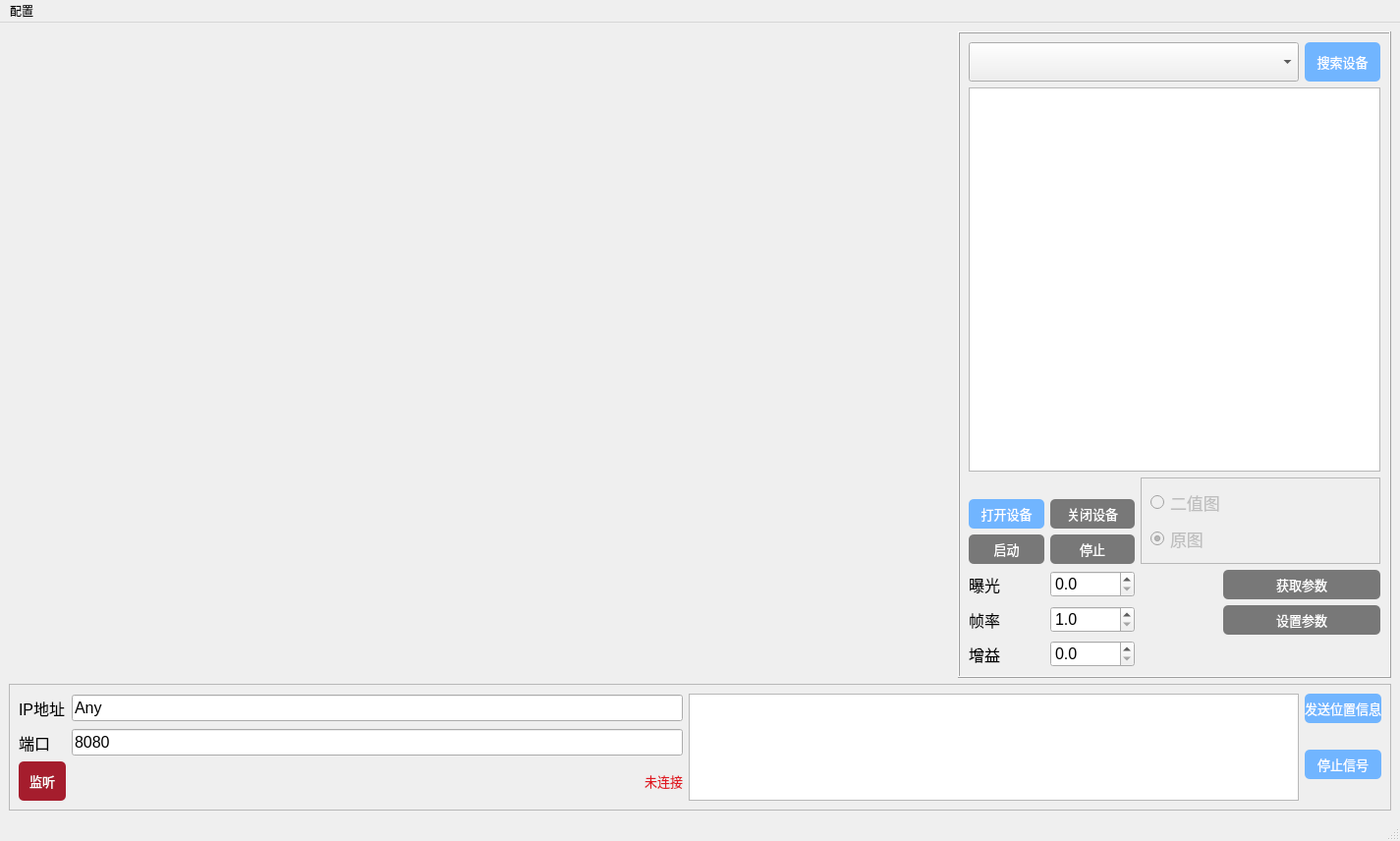
<?xml version="1.0" encoding="UTF-8"?>
<ui version="4.0">
 <class>MainWindow</class>
 <widget class="QMainWindow" name="MainWindow">
  <property name="geometry">
   <rect>
    <x>0</x>
    <y>0</y>
    <width>1425</width>
    <height>856</height>
   </rect>
  </property>
  <property name="windowTitle">
   <string>MainWindow</string>
  </property>
  <property name="styleSheet">
   <string notr="true">QPushButton{
		color: rgb(255, 255, 255);
        background-color: rgb(113, 181, 255);
		border-top-left-radius:5px;
		border-top-right-radius:5px;
		border-bottom-left-radius:5px;
		border-bottom-right-radius:5px;
}
QPushButton:hover{
        background-color: rgb(99, 159, 224);
		border-top-left-radius:5px;
		border-top-right-radius:5px;
		border-bottom-left-radius:5px;
		border-bottom-right-radius:5px;
}
QPushButton:disabled{
        background-color: rgb(120, 120, 120);
		border-top-left-radius:5px;
		border-top-right-radius:5px;
		border-bottom-left-radius:5px;
		border-bottom-right-radius:5px;
}
QPushButton:pressed{
        background-color: rgb(93, 161, 235);
		border-top-left-radius:5px;
		border-top-right-radius:5px;
		border-bottom-left-radius:5px;
		border-bottom-right-radius:5px;

}
</string>
  </property>
  <widget class="QWidget" name="centralwidget">
   <layout class="QGridLayout" name="gridLayout">
    <item row="1" column="0" colspan="2">
     <widget class="QFrame" name="frame_3">
      <property name="frameShape">
       <enum>QFrame::StyledPanel</enum>
      </property>
      <property name="frameShadow">
       <enum>QFrame::Raised</enum>
      </property>
      <layout class="QGridLayout" name="gridLayout_2">
       <item row="0" column="0">
        <widget class="QLabel" name="lExposure_2">
         <property name="font">
          <font>
           <pointsize>12</pointsize>
          </font>
         </property>
         <property name="text">
          <string>IP地址</string>
         </property>
        </widget>
       </item>
       <item row="1" column="1">
        <widget class="QLineEdit" name="port_lineEdit">
         <property name="font">
          <font>
           <pointsize>12</pointsize>
          </font>
         </property>
         <property name="text">
          <string>8080</string>
         </property>
        </widget>
       </item>
       <item row="2" column="0">
        <widget class="QPushButton" name="listen_pushButton">
         <property name="minimumSize">
          <size>
           <width>0</width>
           <height>40</height>
          </size>
         </property>
         <property name="font">
          <font>
           <pointsize>10</pointsize>
          </font>
         </property>
         <property name="styleSheet">
          <string notr="true">QPushButton{
	background-color: rgb(165, 29, 45);
}

QPushButton:hover{
	background-color: rgb(224, 27, 36);
}</string>
         </property>
         <property name="text">
          <string>监听</string>
         </property>
        </widget>
       </item>
       <item row="0" column="2" rowspan="3">
        <widget class="QTextEdit" name="msg_textEdit"/>
       </item>
       <item row="0" column="1">
        <widget class="QLineEdit" name="ip_lineEdit">
         <property name="font">
          <font>
           <pointsize>12</pointsize>
          </font>
         </property>
         <property name="text">
          <string>Any</string>
         </property>
        </widget>
       </item>
       <item row="0" column="3">
        <widget class="QPushButton" name="send_msg_pushButton">
         <property name="minimumSize">
          <size>
           <width>0</width>
           <height>30</height>
          </size>
         </property>
         <property name="font">
          <font>
           <pointsize>10</pointsize>
          </font>
         </property>
         <property name="text">
          <string>发送位置信息</string>
         </property>
        </widget>
       </item>
       <item row="2" column="1">
        <widget class="QLabel" name="client_state_label">
         <property name="font">
          <font>
           <pointsize>10</pointsize>
          </font>
         </property>
         <property name="styleSheet">
          <string notr="true">QLabel{
	color: rgb(224, 27, 36);
}</string>
         </property>
         <property name="text">
          <string>未连接</string>
         </property>
         <property name="alignment">
          <set>Qt::AlignRight|Qt::AlignTrailing|Qt::AlignVCenter</set>
         </property>
        </widget>
       </item>
       <item row="1" column="0">
        <widget class="QLabel" name="lExposure_3">
         <property name="font">
          <font>
           <pointsize>12</pointsize>
          </font>
         </property>
         <property name="text">
          <string>端口</string>
         </property>
        </widget>
       </item>
       <item row="1" column="3" rowspan="2">
        <widget class="QPushButton" name="send_stop_pushButton">
         <property name="minimumSize">
          <size>
           <width>0</width>
           <height>30</height>
          </size>
         </property>
         <property name="font">
          <font>
           <pointsize>10</pointsize>
          </font>
         </property>
         <property name="text">
          <string>停止信号</string>
         </property>
        </widget>
       </item>
      </layout>
     </widget>
    </item>
    <item row="0" column="0">
     <widget class="QLabel" name="display_label">
      <property name="minimumSize">
       <size>
        <width>960</width>
        <height>540</height>
       </size>
      </property>
      <property name="text">
       <string/>
      </property>
     </widget>
    </item>
    <item row="0" column="1">
     <widget class="QFrame" name="frame">
      <property name="minimumSize">
       <size>
        <width>0</width>
        <height>0</height>
       </size>
      </property>
      <property name="maximumSize">
       <size>
        <width>600</width>
        <height>16777215</height>
       </size>
      </property>
      <property name="frameShape">
       <enum>QFrame::Box</enum>
      </property>
      <property name="frameShadow">
       <enum>QFrame::Raised</enum>
      </property>
      <layout class="QGridLayout" name="gridLayout_3">
       <item row="5" column="0">
        <widget class="QPushButton" name="start_button">
         <property name="enabled">
          <bool>false</bool>
         </property>
         <property name="minimumSize">
          <size>
           <width>0</width>
           <height>30</height>
          </size>
         </property>
         <property name="font">
          <font>
           <pointsize>10</pointsize>
          </font>
         </property>
         <property name="text">
          <string>启动</string>
         </property>
        </widget>
       </item>
       <item row="7" column="0">
        <widget class="QLabel" name="lFrameRate">
         <property name="font">
          <font>
           <pointsize>12</pointsize>
          </font>
         </property>
         <property name="text">
          <string>帧率</string>
         </property>
        </widget>
       </item>
       <item row="7" column="1">
        <widget class="QDoubleSpinBox" name="framerate_spinbox">
         <property name="font">
          <font>
           <pointsize>12</pointsize>
          </font>
         </property>
         <property name="decimals">
          <number>1</number>
         </property>
         <property name="minimum">
          <double>1.000000000000000</double>
         </property>
         <property name="maximum">
          <double>10000.000000000000000</double>
         </property>
         <property name="singleStep">
          <double>0.100000000000000</double>
         </property>
        </widget>
       </item>
       <item row="4" column="1">
        <widget class="QPushButton" name="close_device_button">
         <property name="enabled">
          <bool>false</bool>
         </property>
         <property name="minimumSize">
          <size>
           <width>0</width>
           <height>30</height>
          </size>
         </property>
         <property name="font">
          <font>
           <pointsize>10</pointsize>
          </font>
         </property>
         <property name="text">
          <string>关闭设备</string>
         </property>
        </widget>
       </item>
       <item row="8" column="1">
        <widget class="QDoubleSpinBox" name="gain_spinbox">
         <property name="font">
          <font>
           <pointsize>12</pointsize>
          </font>
         </property>
         <property name="decimals">
          <number>1</number>
         </property>
         <property name="maximum">
          <double>10000.000000000000000</double>
         </property>
         <property name="singleStep">
          <double>0.100000000000000</double>
         </property>
        </widget>
       </item>
       <item row="6" column="1">
        <widget class="QDoubleSpinBox" name="exposure_spinbox">
         <property name="font">
          <font>
           <pointsize>12</pointsize>
          </font>
         </property>
         <property name="decimals">
          <number>1</number>
         </property>
         <property name="maximum">
          <double>10000.000000000000000</double>
         </property>
        </widget>
       </item>
       <item row="6" column="0">
        <widget class="QLabel" name="lExposure">
         <property name="font">
          <font>
           <pointsize>12</pointsize>
          </font>
         </property>
         <property name="text">
          <string>曝光</string>
         </property>
        </widget>
       </item>
       <item row="3" column="2" rowspan="3" colspan="3">
        <widget class="QFrame" name="frame_2">
         <property name="frameShape">
          <enum>QFrame::StyledPanel</enum>
         </property>
         <property name="frameShadow">
          <enum>QFrame::Raised</enum>
         </property>
         <layout class="QGridLayout" name="gridLayout_4">
          <item row="0" column="0">
           <widget class="QRadioButton" name="binary_rbutton">
            <property name="enabled">
             <bool>false</bool>
            </property>
            <property name="font">
             <font>
              <pointsize>13</pointsize>
             </font>
            </property>
            <property name="text">
             <string>二值图</string>
            </property>
           </widget>
          </item>
          <item row="1" column="0">
           <widget class="QRadioButton" name="origin_rbutton">
            <property name="enabled">
             <bool>false</bool>
            </property>
            <property name="font">
             <font>
              <pointsize>13</pointsize>
             </font>
            </property>
            <property name="text">
             <string>原图</string>
            </property>
            <property name="checked">
             <bool>true</bool>
            </property>
           </widget>
          </item>
         </layout>
        </widget>
       </item>
       <item row="8" column="0">
        <widget class="QLabel" name="lGain">
         <property name="font">
          <font>
           <pointsize>12</pointsize>
          </font>
         </property>
         <property name="text">
          <string>增益</string>
         </property>
        </widget>
       </item>
       <item row="5" column="1">
        <widget class="QPushButton" name="stop_button">
         <property name="enabled">
          <bool>false</bool>
         </property>
         <property name="minimumSize">
          <size>
           <width>0</width>
           <height>30</height>
          </size>
         </property>
         <property name="font">
          <font>
           <pointsize>10</pointsize>
          </font>
         </property>
         <property name="text">
          <string>停止</string>
         </property>
        </widget>
       </item>
       <item row="0" column="0" colspan="4">
        <widget class="QComboBox" name="device_list">
         <property name="minimumSize">
          <size>
           <width>0</width>
           <height>40</height>
          </size>
         </property>
        </widget>
       </item>
       <item row="0" column="4">
        <widget class="QPushButton" name="search_button">
         <property name="minimumSize">
          <size>
           <width>0</width>
           <height>40</height>
          </size>
         </property>
         <property name="font">
          <font>
           <pointsize>10</pointsize>
          </font>
         </property>
         <property name="text">
          <string>搜索设备</string>
         </property>
        </widget>
       </item>
       <item row="1" column="0" colspan="5">
        <widget class="QTableView" name="image_result_tableview">
         <property name="selectionMode">
          <enum>QAbstractItemView::NoSelection</enum>
         </property>
         <property name="selectionBehavior">
          <enum>QAbstractItemView::SelectItems</enum>
         </property>
         <property name="horizontalScrollMode">
          <enum>QAbstractItemView::ScrollPerItem</enum>
         </property>
        </widget>
       </item>
       <item row="4" column="0">
        <widget class="QPushButton" name="open_device_button">
         <property name="minimumSize">
          <size>
           <width>0</width>
           <height>30</height>
          </size>
         </property>
         <property name="font">
          <font>
           <pointsize>10</pointsize>
          </font>
         </property>
         <property name="text">
          <string>打开设备</string>
         </property>
        </widget>
       </item>
       <item row="7" column="3" colspan="2">
        <widget class="QPushButton" name="setPara_button">
         <property name="enabled">
          <bool>false</bool>
         </property>
         <property name="minimumSize">
          <size>
           <width>0</width>
           <height>30</height>
          </size>
         </property>
         <property name="font">
          <font>
           <pointsize>10</pointsize>
          </font>
         </property>
         <property name="text">
          <string>设置参数</string>
         </property>
        </widget>
       </item>
       <item row="6" column="3" colspan="2">
        <widget class="QPushButton" name="getPara_button">
         <property name="enabled">
          <bool>false</bool>
         </property>
         <property name="minimumSize">
          <size>
           <width>0</width>
           <height>30</height>
          </size>
         </property>
         <property name="font">
          <font>
           <pointsize>10</pointsize>
          </font>
         </property>
         <property name="text">
          <string>获取参数</string>
         </property>
        </widget>
       </item>
      </layout>
     </widget>
    </item>
   </layout>
  </widget>
  <widget class="QMenuBar" name="menubar">
   <property name="geometry">
    <rect>
     <x>0</x>
     <y>0</y>
     <width>1425</width>
     <height>28</height>
    </rect>
   </property>
   <widget class="QMenu" name="menu">
    <property name="title">
     <string>配置</string>
    </property>
    <addaction name="import_calib_data"/>
   </widget>
   <addaction name="menu"/>
  </widget>
  <widget class="QStatusBar" name="statusbar"/>
  <action name="import_calib_data">
   <property name="text">
    <string>导入标定数据</string>
   </property>
  </action>
 </widget>
 <resources/>
 <connections/>
</ui>
